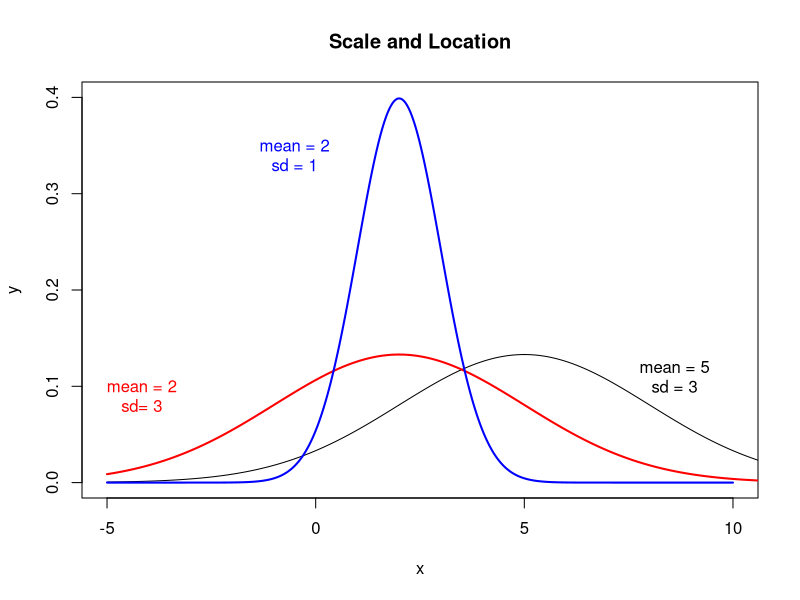

Write R code to recreate this figure.
x   <- seq(-5,12,length=1000) # create a vector, length 1000, of equally spaced numbers from 0 to 10.
y   <- dnorm(x,mean=5, sd=3) # plot the normal density with mean 5 and sd 3 at these points
plot(x,y, type="l", lwd=1,xlim=(c(-5,10)),ylim=c(0,.4),main="Scale and Location") # draw the plot

# Now add a normal with mean 2:
x   <- seq(-5,12,length=1000)
lines(x, dnorm(x,mean=2,sd=3), lwd=2,col="red")
text(x[50],y=.1,"mean = 2",col="red")
text(x[50],y=.08,"sd= 3",col="red")
text(x[800],y=.12,"mean = 5")
text(x[800],y=.1,"sd = 3")
x   <- seq(-5,10,length=1000)
lines(x, dnorm(x,mean=2,sd=1), lwd=2,col="blue")
text(x[300],y=.35,"mean = 2",col="blue")
text(x[300],y=.33,"sd = 1",col="blue")
